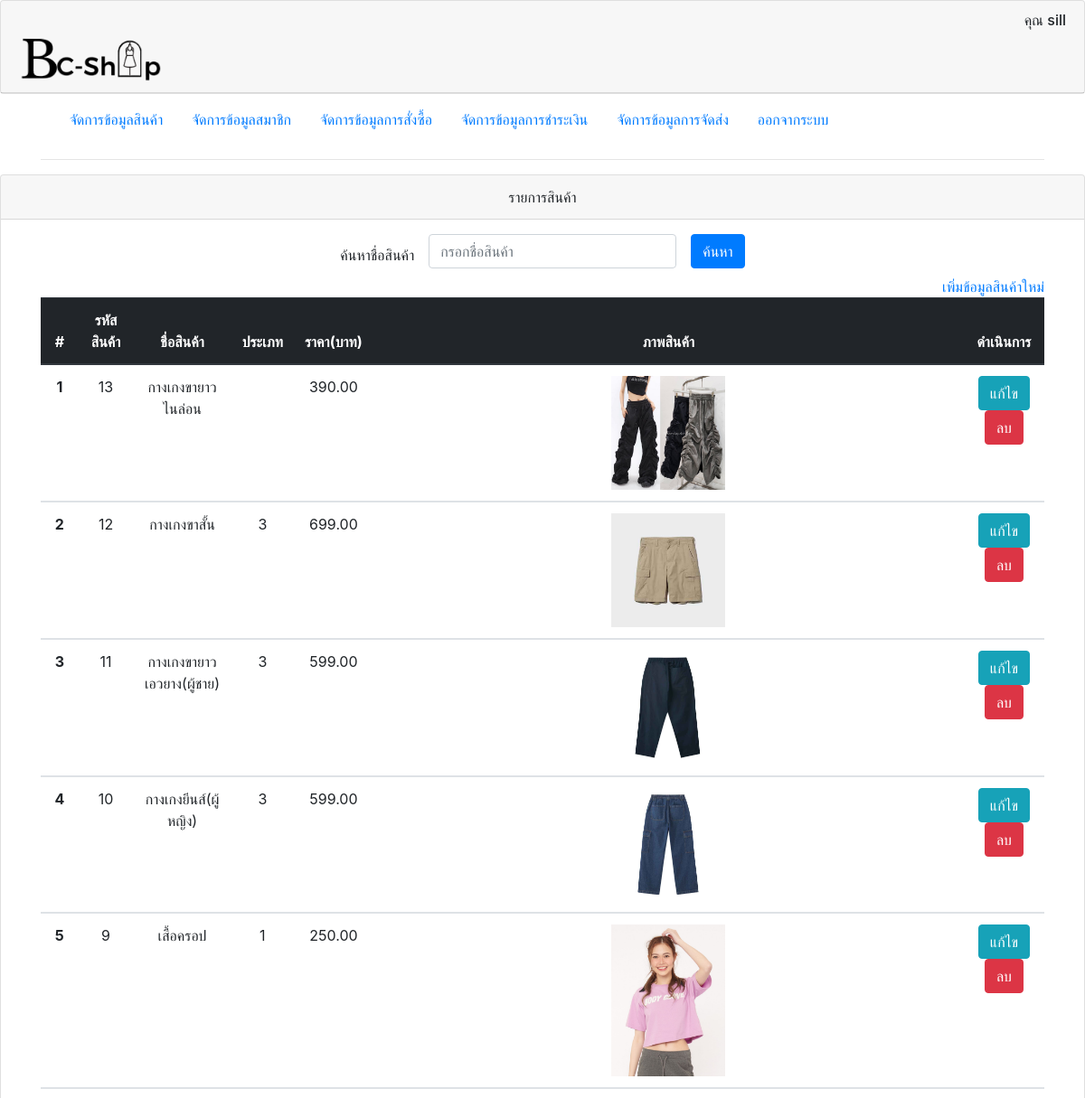
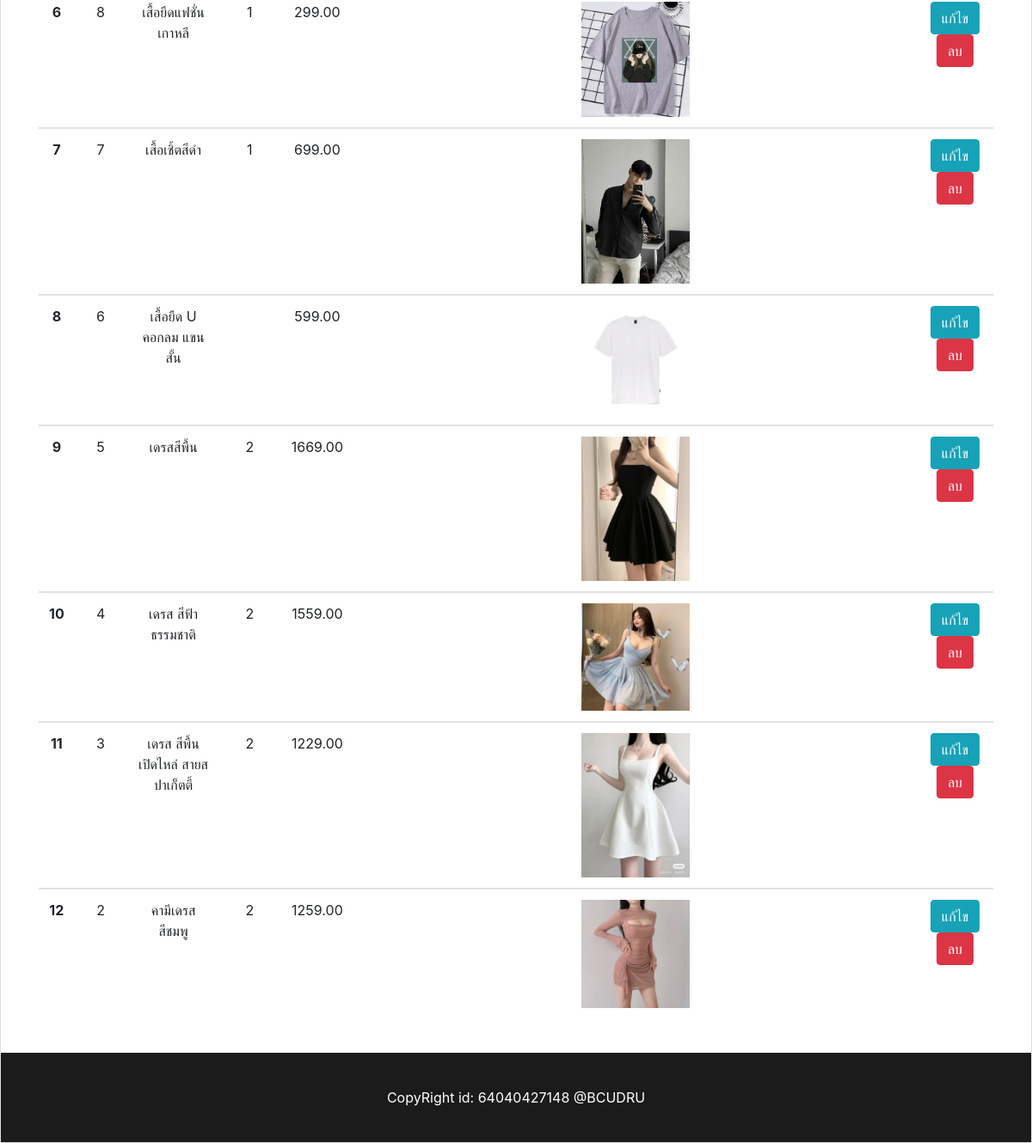
Screenshot of /product_list.php (signed in) with the database file from the repository (2 pictures, top to bottom).
### tables this page shows
CREATE TABLE `tb_product` (
  `pid` int(10) NOT NULL,
  `pname` varchar(255) DEFAULT NULL,
  `ptype` char(2) DEFAULT NULL,
  `pdetail` text,
  `pqty` int(10) DEFAULT NULL,
  `pprice` decimal(10,2) DEFAULT NULL,
  `ppicture` varchar(255) DEFAULT NULL
);

### product_list.php (the view, shortened to what this page needs)
<?php include("conn.php") ?>
<!DOCTYPE html>
<html lang="en" dir="ltr">
<head>
    <link rel="stylesheet" href="https://stackpath.bootstrapcdn.com/bootstrap/4.1.3/css/bootstrap.min.css"
>
    <link rel="stylesheet" href="footer.css">
</head>
<body>
  <div class="card">
    <?php include("header_admin.php"); ?>
  </div>
<div class="container">
  <div class="navbar navbar-light"  role="navigation">
  </div>
<hr>
  </div>
<?php
if (isset($_POST['search'])) {
    $search = $_POST['search'];
    $where = "WHERE pname LIKE '%$search%'";
} else {
    $where = "";
    $search = "";
}
$table = "tb_product";
$sql_select = "SELECT * FROM $table $where ORDER BY pid DESC";
$result = mysqli_query($conn, $sql_select);
?>
<div class="card text-center">
    <div class="card-header">
        <div class="label">รายการสินค้า</div>
    </div>
    <P>
    <div class="container">
        <form action="" class="form-inline justify-content-center" method="post">
            <label for=""> ค้นหาชื่อสินค้า</label>
            <div class="form-group mx-sm-3 mb-2">
                <input type="search" name="search" class="form-control" placeholder="กรอกชื่อสินค้า"
                       value="<?= $search ?>">
            </div>
            <button type="submit" class="btn btn-primary mb-2">ค้นหา</button>
        </form>
        <div class="nav justify-content-end"><a href="product_fm.php">เพิ่มข้อมูลสินค้าใหม่</a></div>
        <table class="table margin=30">
            <thead class="thead-dark">
            <tr>
                <th scope="col">#</th>
                <th scope="col">รหัสสินค้า</th>
                <th scope="col">ชื่อสินค้า</th>
                <th scope="col">ประเภท</th>
                <th scope="col">ราคา(บาท)</th>
                <th scope="col">ภาพสินค้า</th>
                <th scope="col">ดำเนินการ</th>
            </tr>
            </thead>
            <?php
            if (mysqli_num_rows($result) > 0) {
        $num=1;
      while($row = mysqli_fetch_array($result)) {
                    ?>
                    <tbody>
                    <tr>
                        <th scope='row'><?= $num ?></th>
                        <td><?= $row[0]; ?></td>
                        <td><?= $row[1]; ?></td>
                        <td><?= $row[2]; ?></td>
                        <td><?= $row[5]; ?></td>
                        <td><img src="picture/<?= $row[6]; ?>" alt="" width="20%"></td>
                        <td>
                            <a href='product_edit.php?pid=<?= $row[0]; ?>' class='btn btn-info'>แก้ไข</a>
                            <a href='product_list.php?pid=<?= $row[0]; ?>'
                               onClick="return confirm('คุณต้องการที่จะลบข้อมูลนี้หรือไม่ ?')" class='btn btn-danger')'>ลบ</a>
                        </td>
                    </tr>
                    </tbody>
                    <?php
                    $num++;
                }
            }
            ?>
        </table>
    </div>
    <br>
    <div class="footer">
        CopyRight id: 64040427148 @BCUDRU
    </div>
</body>
</html>

### footer.css (style rules this page uses)
.footer { text-align: center; padding: 40px 40px 40px 40px; background-color:#1b1b1b; color: #ffffff; }

### rows the page displays
tb_product: pid "13", pname "กางเกงขายาวไนล่อน", pprice "390.00", ppicture (picture)
tb_product: pid "12", pname "กางเกงขาสั้น", ptype "3", pprice "699.00", ppicture (picture)
tb_product: pid "11", pname "กางเกงขายาวเอวยาง(ผู้ชาย)", ptype "3", pprice "599.00", ppicture (picture)
tb_product: pid "10", pname "กางเกงยีนส์(ผู้หญิง)", ptype "3", pprice "599.00", ppicture (picture)
tb_product: pid "9", pname "เสื้อครอป", ptype "1", pprice "250.00", ppicture (picture)
tb_product: pid "8", pname "เสื้อยืดแฟชั่นเกาหลี", ptype "1", pprice "299.00", ppicture (picture)
tb_product: pid "7", pname "เสื้อเชิ้ตสีดำ", ptype "1", pprice "699.00", ppicture (picture)
tb_product: pid "6", pname "เสื้อยืด U คอกลม แขนสั้น", pprice "599.00", ppicture (picture)
tb_product: pid "5", pname "เดรสสีพื้น", ptype "2", pprice "1669.00", ppicture (picture)
tb_product: pid "4", pname "เดรส สีฟ้าธรรมชาติ", ptype "2", pprice "1559.00", ppicture (picture)
tb_product: pid "3", pname "เดรส สีพื้น เปิดไหล่ สายสปาเก็ตตี้", ptype "2", pprice "1229.00", ppicture (picture)
tb_product: pid "2", pname "คามีเดรส สีชมพู", ptype "2", pprice "1259.00", ppicture (picture)

### other values shown
$_SESSION['aname'] "sill"
